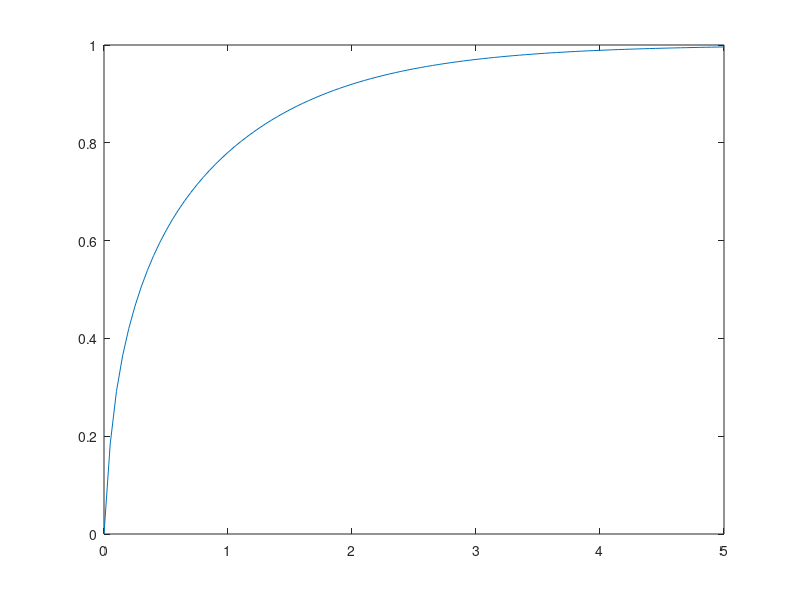
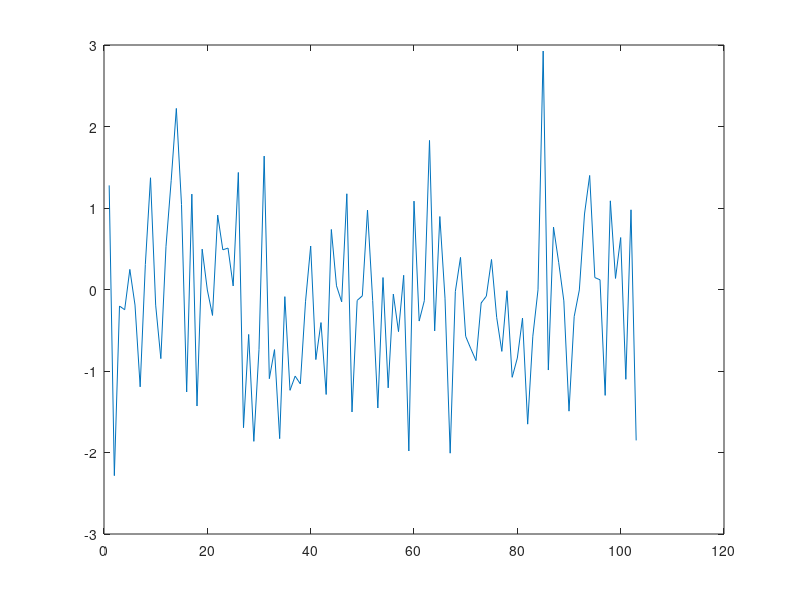

MATLAB code for these plots, in order: (Note: this script raises an error after producing the figures.)
G = tf([5 60 100],[1 26 125 100]);
T50 = [0:0.05:5.00];
T100 = [0:0.1:5.00];
T200 = [0:0.2:5.00];

Yplot = step(G, T50);
figure(1)
plot(T50, Yplot);

sys50 = c2d(G, 0.05, 'zoh')
Y50 = step(sys50, T50);
sys100 = c2d(G, 0.1, 'zoh')
Y100 = step(sys100, T100);
sys200 = c2d(G, 0.2, 'zoh')
Y200 = step(sys200, T200);

U50 = ones(100, 1);
U100 = ones(50, 1);
U200 = ones(25, 1);
U50 = [0; 0; U50];
U100 = [0; 0; U100];
U200 = [0; 0; U200];
Y50 = [0; 0; Y50];
Y100 = [0; 0; Y100];
Y200 = [0; 0; Y200];

%%%%%%%%%%%%%%% 0.05 %%%%%%%%%%%%%%%
%pseudoinverse
Y = Y50(4:103);
M50 = [];
for k = 1:100
    m = [-1*Y50(k+2) -1*Y50(k+1) -1* Y50(k) U50(k+2) U50(k+1) U50(k)];
    M50 = [M50; m];
end
display('Estimated using pseudoinverse for T = 0.05')
Phat = inv(M50'*M50)*M50'*Y

%RLS
phatrls = [0 0 0 0 0 0]';
Prls = 10000000 * eye(6);
for k = 1:100
    mrls = [-1*Y50(k+2) -1*Y50(k+1) -1* Y50(k) U50(k+2) U50(k+1) U50(k)]';
    E = Y50(k+3) - mrls' * phatrls;
    q = Prls * mrls /(1 + mrls' * Prls * mrls);
    phatrls = phatrls + q * E;
    Prls = Prls - q * mrls'  * Prls;
end
display('Estimated using RLS for T = 0.05')
phatrls

%%%%%%%%%%%%%%% 0.1 %%%%%%%%%%%%%%%
%pseudoinverse
Y = Y100(4:53);
M100 = [];
for k = 1:50
    m = [-1*Y100(k+2) -1*Y100(k+1) -1* Y100(k) U100(k+2) U100(k+1) U100(k)];
    M100 = [M100; m];
end
display('Estimated using pseudoinverse for T = 0.1')
Phat = inv(M100'*M100)*M100'*Y

%RLS
phatrls = [0 0 0 0 0 0]';
Prls = 10000000 * eye(6);
for k = 1:50
    mrls = [-1*Y100(k+2) -1*Y100(k+1) -1* Y100(k) U100(k+2) U100(k+1) U100(k)]';
    E = Y100(k+3) - mrls' * phatrls;
    q = Prls * mrls /(1 + mrls' * Prls * mrls);
    phatrls = phatrls + q * E;
    Prls = Prls - q * mrls'  * Prls;
end
display('Estimated using RLS for T = 0.1')
phatrls

%%%%%%%%%%%%%%% 0.2 %%%%%%%%%%%%%%%
%pseudoinverse
Y = Y200(4:28);
M200 = [];
for k = 1:25
    m = [-1*Y200(k+2) -1*Y200(k+1) -1* Y200(k) U200(k+2) U200(k+1) U200(k)];
    M200 = [M200; m];
end
display('Estimated using pseudoinverse for T = 0.2')
Phat = inv(M200'*M200)*M200'*Y

%RLS
phatrls = [0 0 0 0 0 0]';
Prls = 10000000 * eye(6);
for k = 1:25
    mrls = [-1*Y200(k+2) -1*Y200(k+1) -1* Y200(k) U200(k+2) U200(k+1) U200(k)]';
    E = Y200(k+3) - mrls' * phatrls;
    q = Prls * mrls /(1 + mrls' * Prls * mrls);
    phatrls = phatrls + q * E;
    Prls = Prls - q * mrls'  * Prls;
end
display('Estimated using RLS for T = 0.2')
phatrls

%%%%%%%%%%%%%%% Gaussian Numbers %%%%%%%%%%%%%%%
R = normrnd(0,1,1,103);
figure(2)
plot(R)

%%%%%%%%%%%%%%% Bias Estimation %%%%%%%%%%%%%%%
kmat = [0.01 0.05 0.1 0.2 0.5];
for gain = 1:5
    Ynoisy = Y50 + kmat(gain) * R;
    phatrls = [0 0 0 0 0 0]';
    Prls = 10000000 * eye(6);
    for k = 1:100
        mrls = [-1*Ynoisy(k+2) -1*Ynoisy(k+1) -1* Ynoisy(k) U50(k+2) U50(k+1) U50(k)]';
        E = Ynoisy(k+3) - mrls' * phatrls;
        q = Prls * mrls /(1 + mrls' * Prls * mrls);
        phatrls = phatrls + q * E;
        Prls = Prls - q * mrls'  * Prls;
    end
    display('Estimated using RLS, with noise of factor')
    display(kmat(gain))
    display('for T = 0.05')
    phatrls
end

%%%%%%%%%%%%%%% PRBS %%%%%%%%%%%%%%%
seq50 = ltePRBS(1582,101);
seq100 = ltePRBS(131, 51);
seq200 = ltePRBS(529, 26);

Y50prbs = lsim(sys50, seq50, T50);
Y100prbs = lsim(sys100, seq100, T100);
Y200prbs = lsim(sys200, seq200, T200);

%%%%%%%%%%%%%%% 0.05 %%%%%%%%%%%%%%%
%pseudoinverse
Y = Y50prbs(4:100);
M50 = [];
for k = 1:97
    m = [-1*Y50prbs(k+2) -1*Y50prbs(k+1) -1* Y50prbs(k) seq50(k+2) seq50(k+1) seq50(k)];
    M50 = [M50; m];
end
display('Estimated using pseudoinverse for T = 0.1 for PRBS')
Phat = inv(M50'*M50)*M50'*Y

%RLS
phatrls = [0 0 0 0 0 0]';
Prls = 10000000 * eye(6);
for k = 1:97
    mrls = [-1*Y50prbs(k+2) -1*Y50prbs(k+1) -1* Y50prbs(k) seq50(k+2) seq50(k+1) seq50(k)]';
    E = Y50prbs(k+3) - mrls' * phatrls;
    q = Prls * mrls /(1 + mrls' * Prls * mrls);
    phatrls = phatrls + q * E;
    Prls = Prls - q * mrls'  * Prls;
end
display('Estimated using RLS for T = 0.05 for PRBS')
phatrls

%%%%%%%%%%%%%%% 0.1 %%%%%%%%%%%%%%%
%pseudoinverse
Y = Y100prbs(4:50);
M100 = [];
for k = 1:47
    m = [-1*Y100prbs(k+2) -1*Y100prbs(k+1) -1* Y100prbs(k) seq100(k+2) seq100(k+1) seq100(k)];
    M100 = [M100; m];
end
display('Estimated using pseudoinverse for T = 0.1 for PRBS')
Phat = inv(M100'*M100)*M100'*Y

%RLS
phatrls = [0 0 0 0 0 0]';
Prls = 10000000 * eye(6);
for k = 1:47
    mrls = [-1*Y100prbs(k+2) -1*Y100prbs(k+1) -1* Y100prbs(k) seq100(k+2) seq100(k+1) seq100(k)]';
    E = Y100prbs(k+3) - mrls' * phatrls;
    q = Prls * mrls /(1 + mrls' * Prls * mrls);
    phatrls = phatrls + q * E;
    Prls = Prls - q * mrls'  * Prls;
end
display('Estimated using RLS for T = 0.1 for PRBS')
phatrls

%%%%%%%%%%%%%%% 0.2 %%%%%%%%%%%%%%%
%pseudoinverse
Y = Y200prbs(4:25);
M200 = [];
for k = 1:22
    m = [-1*Y200prbs(k+2) -1*Y200prbs(k+1) -1* Y200prbs(k) seq200(k+2) seq200(k+1) seq200(k)];
    M200 = [M200; m];
end
display('Estimated using pseudoinverse for T = 0.2 for PRBS')
Phat = inv(M200'*M200)*M200'*Y

%RLS
phatrls = [0 0 0 0 0 0]';
Prls = 10000000 * eye(6);
for k = 1:22
    mrls = [-1*Y200prbs(k+2) -1*Y200prbs(k+1) -1* Y200prbs(k) seq200(k+2) seq200(k+1) seq200(k)]';
    E = Y200prbs(k+3) - mrls' * phatrls;
    q = Prls * mrls /(1 + mrls' * Prls * mrls);
    phatrls = phatrls + q * E;
    Prls = Prls - q * mrls'  * Prls;
end
display('Estimated using RLS for T = 0.2 for PRBS')
phatrls
